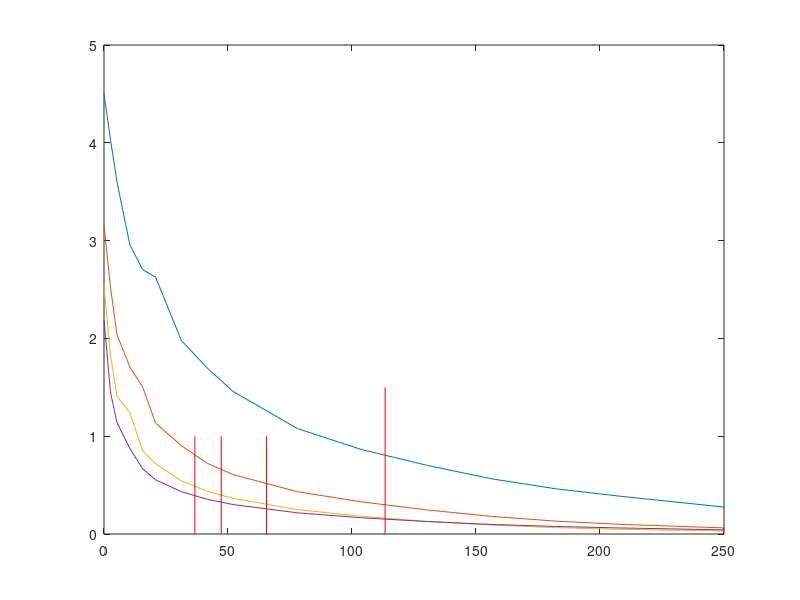
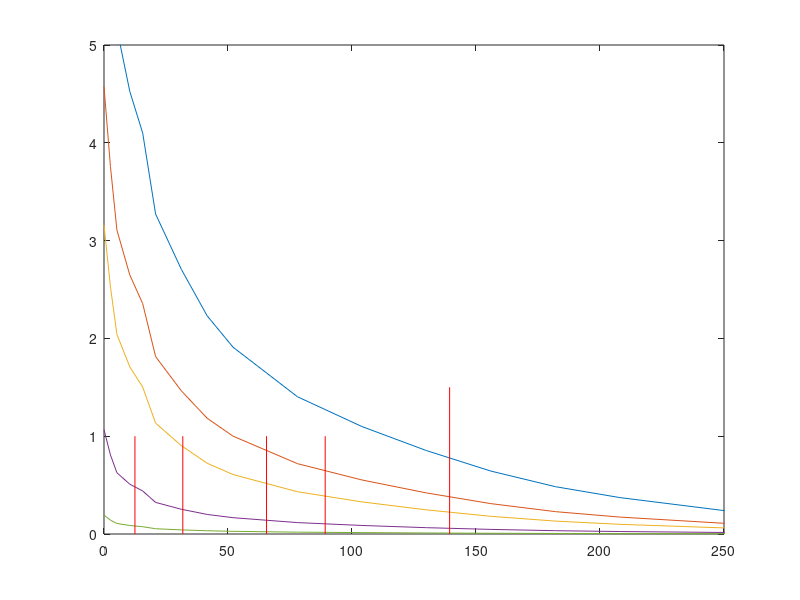
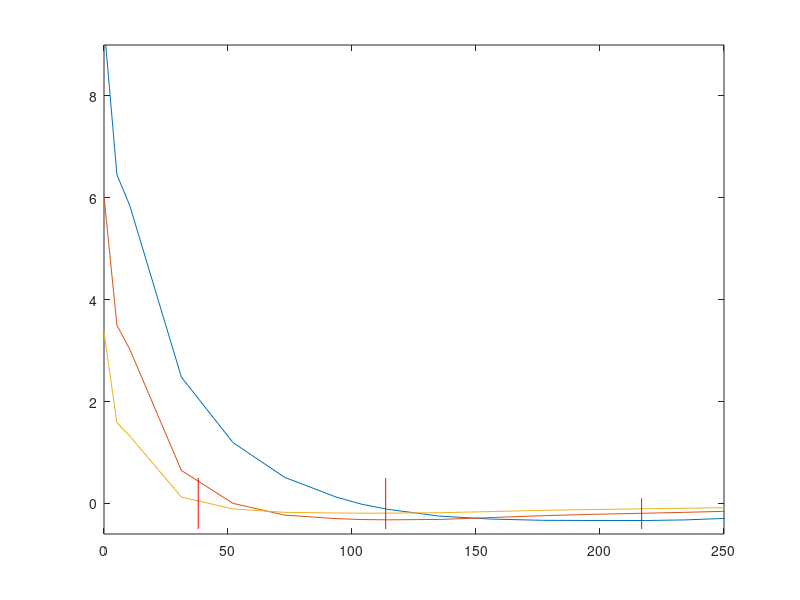
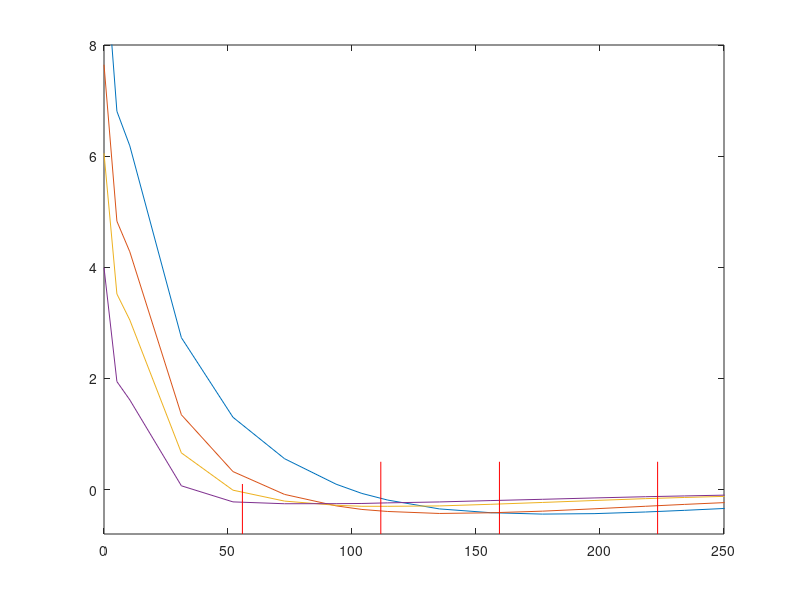

The MATLAB script that drew these images, in order:
load('TestSize3_x100.mat')

figure(12);hold off
figure(12);plot(wdSz*dxy*1e6,squeeze(P1(:,1,11)/nb+20))
hold on
figure(12);plot(wdSz*dxy*1e6,squeeze(P1(:,2,11)/nb+20))
figure(12);plot(wdSz*dxy*1e6,squeeze(P1(:,3,11)/nb+20))
figure(12);plot(wdSz*dxy*1e6,squeeze(P1(:,5,11)/nb+20))
theta = IncidenceA *pi/180
 SNR11 = SNR(11)

 Bnd = (sqrt( 2*z*k*pi*SNR11.^2*cos(theta)+ sin(theta).^2) + sin(abs(theta)) ) ./  (k *pi * SNR11.^2 * cos(theta).^2).*1e6
 axis([0 250 0 5])
line([Bnd(1) Bnd(1)],[0 1.5],'Color',[1 0 0])
line([Bnd(2) Bnd(2)],[0 1],'Color',[1 0 0])
line([Bnd(3) Bnd(3)],[0 1],'Color',[1 0 0])
line([Bnd(5) Bnd(5)],[0 1],'Color',[1 0 0])

%%
figure(13);hold off
figure(13);plot(wdSz*dxy*1e6,squeeze(P1(:,2,9))/nb-20*log10(SNR(9)));
hold on
figure(13);plot(wdSz*dxy*1e6,squeeze(P1(:,2,10))/nb-20*log10(SNR(10)));
figure(13);plot(wdSz*dxy*1e6,squeeze(P1(:,2,11))/nb-20*log10(SNR(11)));
figure(13);plot(wdSz*dxy*1e6,squeeze(P1(:,2,12))/nb-20*log10(SNR(12)));
figure(13);plot(wdSz*dxy*1e6,squeeze(P1(:,2,13))/nb-20*log10(SNR(13)));

theta45 = IncidenceA(2) *pi/180
SNR = SNR(9:13);
 Bnd = (sqrt( 2*z*k*pi.*SNR.^2.*cos(theta45)+ sin(theta45).^2) + sin(abs(theta45)) ) ./  (k *pi .* SNR.^2 .* cos(theta45).^2).*1e6
axis([0 250 0 5])
line([Bnd(1) Bnd(1)],[0 1.5],'Color',[1 0 0])
line([Bnd(2) Bnd(2)],[0 1],'Color',[1 0 0])
line([Bnd(3) Bnd(3)],[0 1],'Color',[1 0 0])
line([Bnd(4) Bnd(4)],[0 1],'Color',[1 0 0])
line([Bnd(5) Bnd(5)],[0 1],'Color',[1 0 0])
%%
load('TestSpectralCoherence_Gauss30.mat')

Bndc = CoherenceLength ./ cos(-30/180*pi)^2.*(sqrt(1+2.*cos(-30/180*pi).*z ./CoherenceLength) + sin(-30/180*pi))*1e6


hold off
figure(25);plot(wdSz*1e6*dxy,squeeze(PSpectCoherence(:,7,1)/nb-PSpectCoherence(end,7,1)/nb))
axis([0 250 -0.6 9])
hold on
%figure(25);plot(wdSz*1e6*dxy,squeeze(PSpectCoherence(:,6,1)/nb-PSpectCoherence(end,6,1)/nb))
figure(25);plot(wdSz*1e6*dxy,squeeze(PSpectCoherence(:,5,1)/nb-PSpectCoherence(end,5,1)/nb))
figure(25);plot(wdSz*1e6*dxy,squeeze(PSpectCoherence(:,1,1)/nb-PSpectCoherence(end,1,1)/nb))
line([Bndc(end) Bndc(end)],[-0.5 0.1],'Color',[1 0 0])
%line([Bndc(6) Bndc(6)],[-0.5 0.5],'Color',[1 0 0])
line([Bndc(5) Bndc(5)],[-0.5 0.5],'Color',[1 0 0])
line([Bndc(1) Bndc(1)],[-0.5 0.5],'Color',[1 0 0])


%%
load('TestSpatialCoherence_Disk_Angle30.mat')
figure(26);plot(wdSz*1e6*dxy,squeeze(PSpatCoherence(:,1,1)/nb-PSpatCoherence(end,1,1)/nb))
axis([0 250 -0.8 8])
hold on
figure(26);plot(wdSz*1e6*dxy,squeeze(PSpatCoherence(:,2,1)/nb-PSpatCoherence(end,2,1)/nb))
figure(26);plot(wdSz*1e6*dxy,squeeze(PSpatCoherence(:,3,1)/nb-PSpatCoherence(end,3,1)/nb))
figure(26);plot(wdSz*1e6*dxy,squeeze(PSpatCoherence(:,4,1)/nb-PSpatCoherence(end,4,1)/nb))

Bndc = lambda ./ tan( HalfApexAngle)./cos(IncidenceA /180*pi)*1e6/pi;
line([Bndc(end) Bndc(end)],[-0.8 0.1],'Color',[1 0 0])
line([Bndc(3) Bndc(3)],[-0.8 0.5],'Color',[1 0 0])
line([Bndc(2) Bndc(2)],[-0.8 0.5],'Color',[1 0 0])
line([Bndc(1) Bndc(1)],[-0.8 0.5],'Color',[1 0 0])



hold off;


%%
load('TestSRCohe4x100.mat')
figure(28);hold on;
axis([0 8 -43 -32])
t = 1;plot(dxy.*sr*1e6,Psr1(:,t)/nb)
t = 2;plot(dxy.*sr*1e6,Psr1(:,t)/nb)
Bndc = CoherenceLength ./ cos(-0/180*pi)^2.*(sqrt(1+2.*cos(-0/180*pi).*z ./CoherenceLength) + sin(-0/180*pi))
pixsz = lambda./ (Bndc./sqrt(Bndc.^2+z^2))*1e6/2
line([pixsz(2) pixsz(2)],[-42 -40],'Color',[1 0 0])
line([pixsz(1) pixsz(1)],[-42 -40],'Color',[1 0 0])


hold off;
